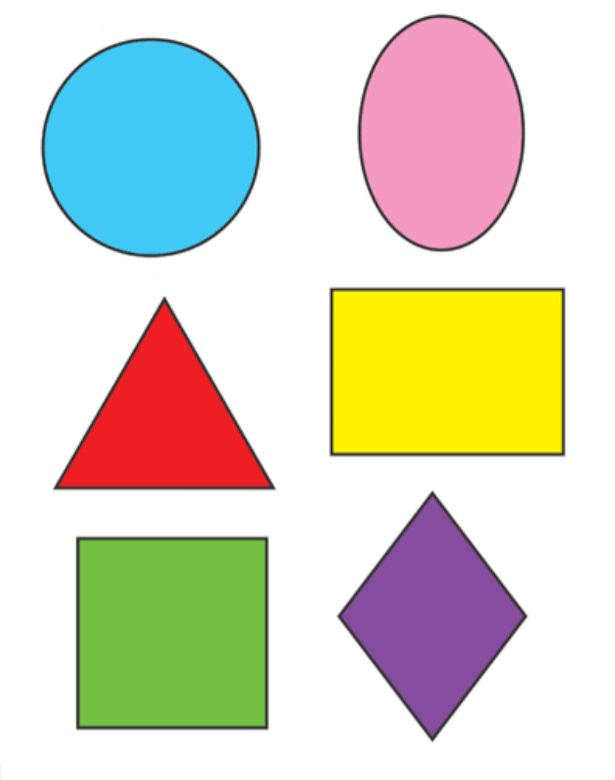
#> input picture OpenCV/all_shapes.jpg, 615 x 780 px
$ jupyter execute Assignment4.ipynb   (older library calls are emulated)
#> lines starting #> are read from the running program, lines starting #| are printed output that depends on the picture; after the words box and inside, x2 and y2 are one past the last pixel; in counts of white or black regions, pixels touching at a corner belong together
[cell 1]
import cv2
import numpy as np

[cell 2]
im = cv2.imread('all_shapes.jpg',0)
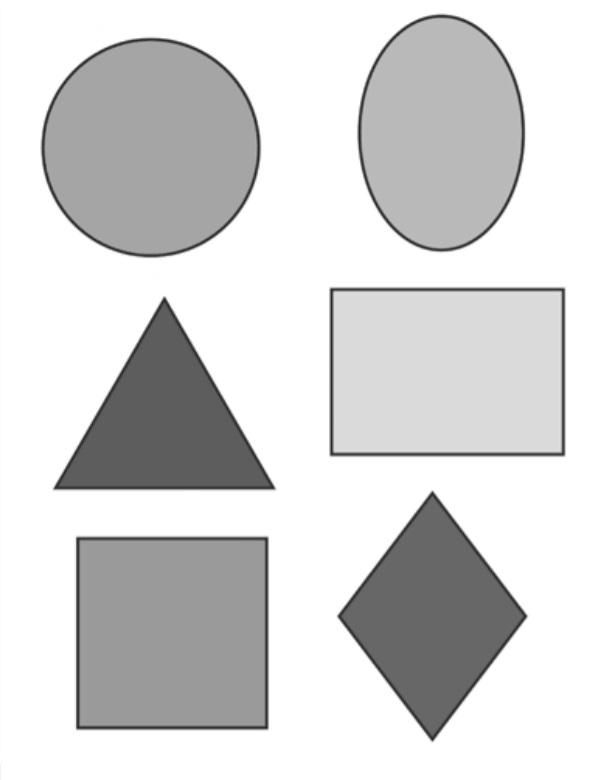
#> im: shape (780, 615); min 35, max 255, mean 214.8
ret,thresh = cv2.threshold(im,240,255,0)
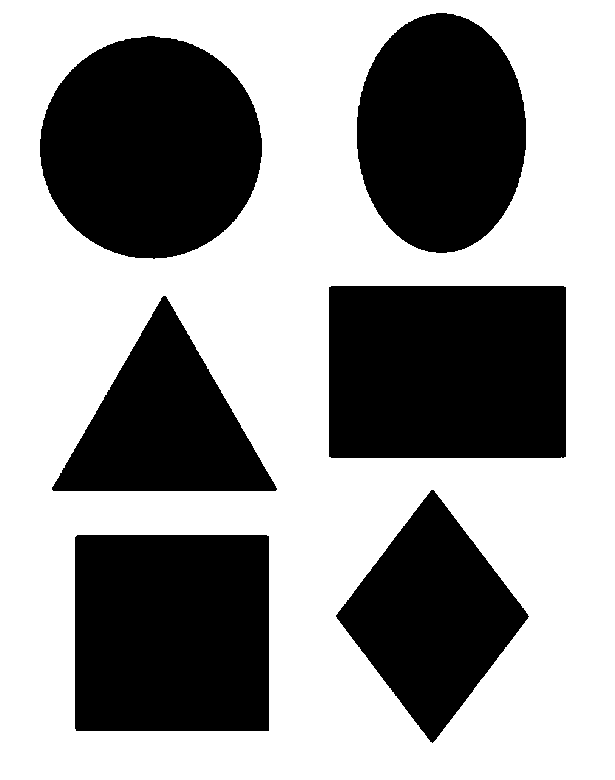
#> thresh: shape (780, 615); 59% white; 6 black regions
image, contours, hierarchy = cv2.findContours(thresh,cv2.RETR_TREE,cv2.CHAIN_APPROX_SIMPLE)
#> contours = 7 contours; box (x1, y1, x2, y2) and area: (0, 0, 615, 780) 478306, (328, 285, 567, 459) 41161, (39, 35, 263, 260) 38923, (74, 534, 270, 732) 38404, (356, 12, 527, 254) 32194, (335, 489, 530, 744) 25008, (51, 295, 278, 492) 22782
for cnt in contours:
    epsilon = 0.01*cv2.arcLength(cnt,True)
    approx = cv2.approxPolyDP(cnt,epsilon,True)
    cv2.drawContours(im, [approx], 0, (0), 5)
    x1,y1,w1,h1 = cv2.boundingRect(approx)
    cv2.putText(im, "C", (int(x1+w1/2), int(y1+h1/2)), cv2.FONT_HERSHEY_COMPLEX, 1, (0))
    x = approx.ravel()[0]
    y=approx.ravel()[1]
    if len(approx) == 3:
        cv2.putText(im, "Triangle", (x, y), cv2.FONT_HERSHEY_COMPLEX, 1, (0))
    elif len(approx) == 4:
        x,y,w,h = cv2.boundingRect(approx)
        rect = cv2.minAreaRect(approx)
        if 0.95 < float(w/h) < 1.05:
            cv2.putText(im, "Square", (x, y), cv2.FONT_HERSHEY_COMPLEX, 1, (0))
        elif 2<abs(rect[2])<88:
            cv2.putText(im, "Diamond",(x, y), cv2.FONT_HERSHEY_COMPLEX, 1, (0))
        else:
            cv2.putText(im, "Rectangle", (x, y), cv2.FONT_HERSHEY_COMPLEX, 1, (0))
    elif 6 < len(approx) < 15:
        x=approx.ravel()[2]
        y=approx.ravel()[3]
        cv2.putText(im, "oval", (x, y), cv2.FONT_HERSHEY_COMPLEX, 1, (0))
    else:
        cv2.putText(im, "Circle", (x, y), cv2.FONT_HERSHEY_COMPLEX, 1, (0))
#> this loop made 7 passes
#> (epsilon, approx, x1, y1, w1, h1) on passes 1, 2, 3, 5: (27.86, [[0, 0], [0, 779], [614, 779], [614, 0]], 0, 0, 615, 780), (7.79, [[77, 534], [269, 536], [268, 731], [75, 730]], 75, 534, 195, 198), (6.76, [[431, 489], [529, 616], [432, 743], [335, 616]], 335, 489, 195, 255), (8.18, [[328, 287], [565, 286], [566, 456], [329, 457]], 328, 286, 239, 172)
#> (epsilon, x1, y1, w1, h1) on passes 6 to 7: (7.45, 39, 35, 224, 225), (6.89, 356, 12, 171, 242)
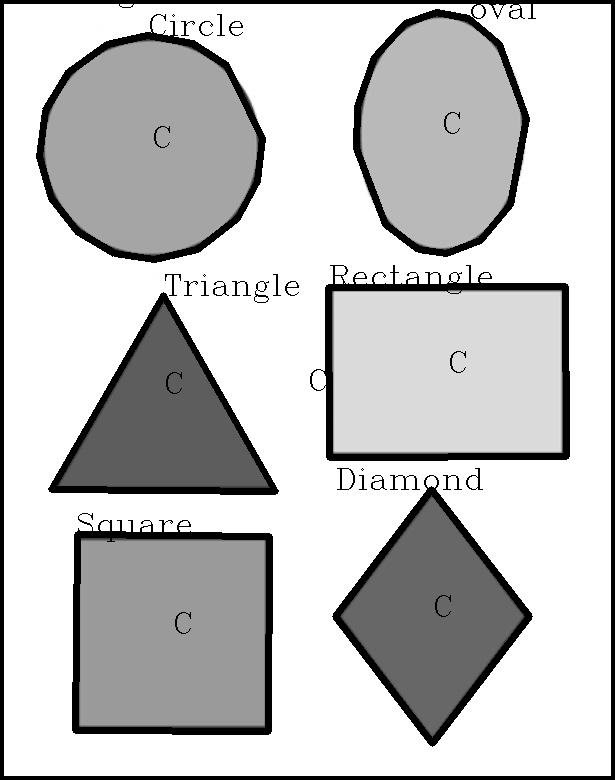
#> im: shape (780, 615); 9.04% of pixels changed, all inside (x1, y1, x2, y2) = (0, 0, 615, 780)
